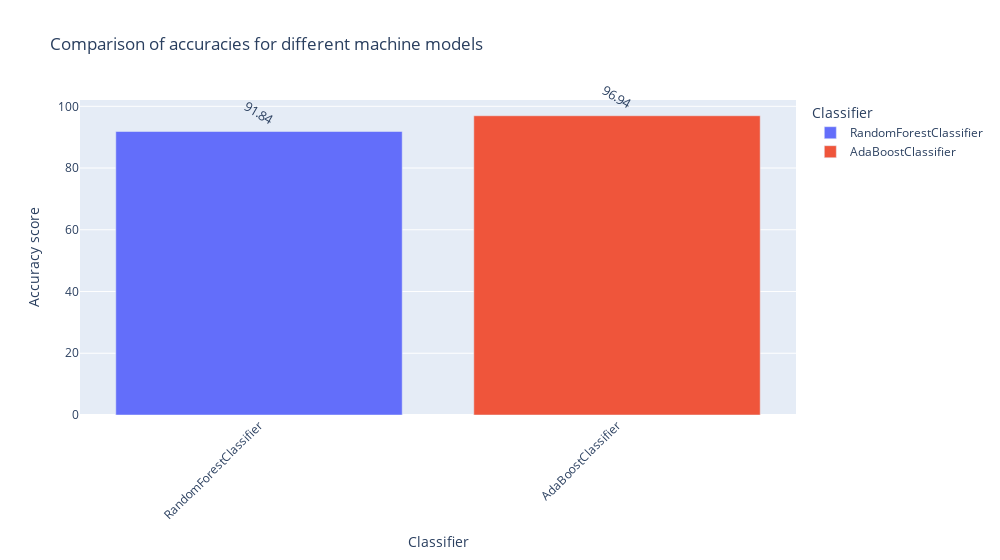

Notebook code cell kept with this figure:
### Markdown cell above
# Graphical representation of model

### Code cell
import plotly.express as px


fig = px.bar(display_results(base_accuracy).sort_values('Accuracy score'), y='Accuracy score', x='Classifier',color='Classifier', text_auto='.4s',
            title="Comparison of accuracies for different machine models",width=1000)
fig.update_traces(textfont_size=13, textangle=30, textposition="outside", cliponaxis=False)
fig.update_xaxes(tickangle=-45)
fig.update_layout(uniformtext_minsize=8, uniformtext_mode='hide')
fig.show()

### Figure 1 — Plotly figure (JSON) as saved in the notebook; plotly's stock layout.template omitted (floating-point values rounded to 4 significant figures)
{"data": [{"alignmentgroup": "True", "cliponaxis": false, "hovertemplate": "Classifier=%{x}<br>Accuracy score=%{y}<extra></extra>", "legendgroup": "RandomForestClassifier", "marker": {"color": "#636efa", "pattern": {"shape": ""}}, "name": "RandomForestClassifier", "offsetgroup": "RandomForestClassifier", "orientation": "v", "showlegend": true, "textangle": 30, "textfont": {"size": 13}, "textposition": "outside", "texttemplate": "%{y:.4s}", "type": "bar", "x": ["RandomForestClassifier"], "xaxis": "x", "y": [91.84], "yaxis": "y"}, {"alignmentgroup": "True", "cliponaxis": false, "hovertemplate": "Classifier=%{x}<br>Accuracy score=%{y}<extra></extra>", "legendgroup": "AdaBoostClassifier", "marker": {"color": "#EF553B", "pattern": {"shape": ""}}, "name": "AdaBoostClassifier", "offsetgroup": "AdaBoostClassifier", "orientation": "v", "showlegend": true, "textangle": 30, "textfont": {"size": 13}, "textposition": "outside", "texttemplate": "%{y:.4s}", "type": "bar", "x": ["AdaBoostClassifier"], "xaxis": "x", "y": [96.94], "yaxis": "y"}], "layout": {"barmode": "relative", "legend": {"title": {"text": "Classifier"}, "tracegroupgap": 0}, "title": {"text": "Comparison of accuracies for different machine models"}, "uniformtext": {"minsize": 8, "mode": "hide"}, "width": 1000, "xaxis": {"anchor": "y", "categoryarray": ["RandomForestClassifier", "AdaBoostClassifier"], "categoryorder": "array", "domain": [0, 1], "tickangle": -45, "title": {"text": "Classifier"}}, "yaxis": {"anchor": "x", "domain": [0, 1], "title": {"text": "Accuracy score"}}}}
